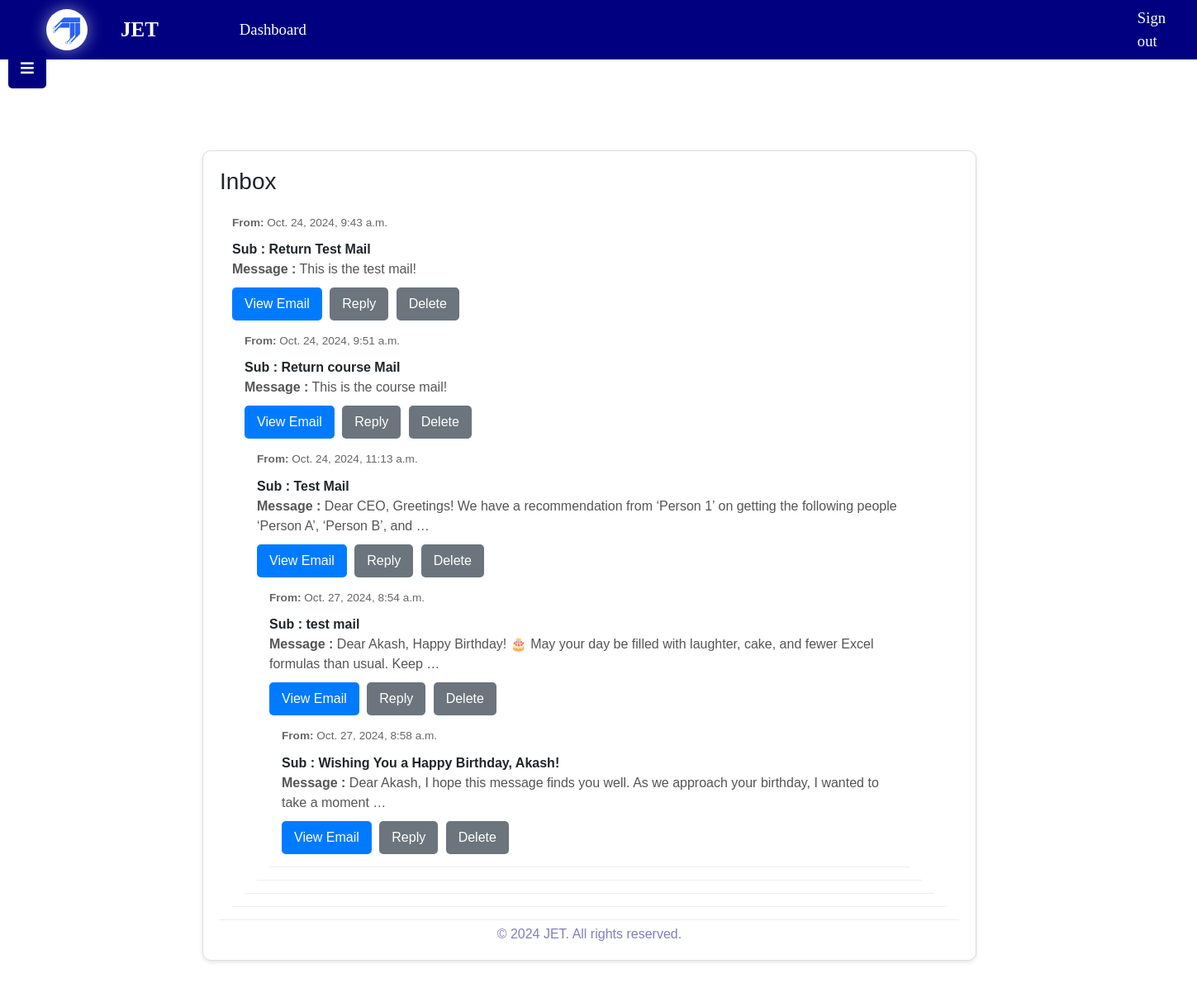
Screenshot of /inbox/ (signed in) with the database file from the repository.
### app/models.py (models this page shows, shortened)
class Email_Message(models.Model):
    From = models.ForeignKey(settings.AUTH_USER_MODEL, on_delete=models.CASCADE, related_name='sent_emails')
    TO = models.ForeignKey(User, on_delete=models.CASCADE, related_name='received_emails')
    cc_users = models.ManyToManyField(settings.AUTH_USER_MODEL, related_name='cc_emails')
    bcc_users = models.ManyToManyField(settings.AUTH_USER_MODEL, related_name='bcc_emails')
    subject = models.CharField(max_length=255)
    message = models.TextField()
    sent = models.BooleanField(default=False)
    deleted = models.BooleanField(default=False)
    created_at = models.DateTimeField(auto_now_add=True)
    updated_at = models.DateTimeField(auto_now=True)
    replied_to = models.ForeignKey('self', on_delete=models.CASCADE, null=True, blank=True, related_name='replies')

### app/views.py (the view)
# urls.py: path('inbox/',views.inbox, name='inbox'),
@login_required
def inbox(request):
    emails = Email_Message.objects.filter(TO=request.user).prefetch_related('replies')
    return render(request, 'inbox.html', {'emails': emails})

### templates/inbox.html (shortened to what this page needs)
{% extends 'base.html' %}
{% block content %}
      <div class="col-md-10 main-content" style="width: calc(100% - 200px); margin-left: 200px; padding: 20px; margin-top: 60px;">
        <div class="row">
          <div class="col-md-10 inbox-container" style="background-color: #fff; padding: 20px; border: 1px solid #ddd; border-radius: 10px;">
            <h3>Inbox</h3>
            <div class="email-list">
              {% if emails %}
              {% for email in emails %}
              <div class="email-item">
                <div class="email-header">
                  <div class="email-meta">
                    <strong>From:</strong> {{ email.sender.username }}
                    <span class="email-date">{{ email.created_at }}</span>
                  </div>
                </div>
                <div class="email-subject">
                  <strong>Sub :</strong> {{ email.subject }}
                </div>
                <div class="email-preview">
                  <strong>Message :</strong> {{ email.message|truncatewords:20 }}
                </div>
                <div class="email-actions">
                  <a href="{% url 'email_detail' email.id %}" class="btn btn-primary">View Email</a>
                  <a href="{% url 'reply_email' email.id %}" class="btn btn-secondary">Reply</a>
                  <a href="{% url 'email_delete' email.id %}" class="btn btn-secondary">Delete</a>
                </div>
            {% endfor %}
          {% endif %}
          </div>
        </div>
      </div>
    </div>
    <button type="button" class="btn btn-link" id="sidebar-toggle" style="position: fixed; top: 60px; left: 10px; z-index: 1000; font-size: 18px; padding: 10px 15px; border: none; background-color:navy; color: #fff; cursor: pointer;">
      <i class="fas fa-bars" style="font-size: 18px;"></i>
    </button>
{% endblock %}

### Static/css/master.css (style rules this page uses)
* { box-sizing: border-box; margin: 0; padding: 0; }
body { font-family: Arial, sans-serif; background-color:white; background-image: none; }
.main-content { flex: 1; }

### templates/inbox.html (style rules this page uses)
.row { display:flex; align-items: center; padding: 10px 20px; }
::placeholder { color:#555; }
button { background: transparent; border: 0; outline:0; }
.main-content { padding: 20px; }
.inbox-container { box-shadow: 0 2px 5px rgba(0, 0, 0, 0.1); margin-right:90px; }
.email-item { border-bottom: 1px solid #eee; padding: 15px; }
.email-header { display: flex; justify-content: space-between; align-items: center; margin-bottom: 10px; }
.email-meta { font-size: 0.85em; color: #666; }
.email-subject { font-weight: bold; }
.email-preview { color: #555; }
.email-actions { margin-top: 10px; }
.email-actions a { margin-right: 5px; }
.btn { padding: 8px 15px; border: none; border-radius: 5px; cursor: pointer; }
.btn-primary { background-color: #007bff; color: white; }
.btn-secondary { background-color: #6c757d; color: white; }

### templates/base.html (style rules this page uses)
* { box-sizing: border-box; margin: 0; padding: 0; }
body { overflow-x: hidden; font-family: Arial, sans-serif; background-color: white; background-image: none; }
.main-content, .main-content-container { flex: 1; }
html { scroll-behavior: smooth; }

### rows the page displays
Email_Message: created_at "Oct. 24, 2024, 9:43 a.m.", subject "Return Test Mail", message "This is the test mail!"
Email_Message: created_at "Oct. 24, 2024, 9:51 a.m.", subject "Return course Mail", message "This is the course mail!"
Email_Message: created_at "Oct. 24, 2024, 11:13 a.m.", subject "Test Mail", message "Dear CEO, Greetings! We have a recommendation from ‘Person 1’ on getting the following people ‘Person A’, ‘Person B’, and …"
Email_Message: created_at "Oct. 27, 2024, 8:54 a.m.", subject "test mail", message "Dear Akash, Happy Birthday! 🎂 May your day be filled with laughter, cake, and fewer Excel formulas than usual. Keep …"
Email_Message: created_at "Oct. 27, 2024, 8:58 a.m.", subject "Wishing You a Happy Birthday, Akash!", message "Dear Akash, I hope this message finds you well. As we approach your birthday, I wanted to take a moment …"
